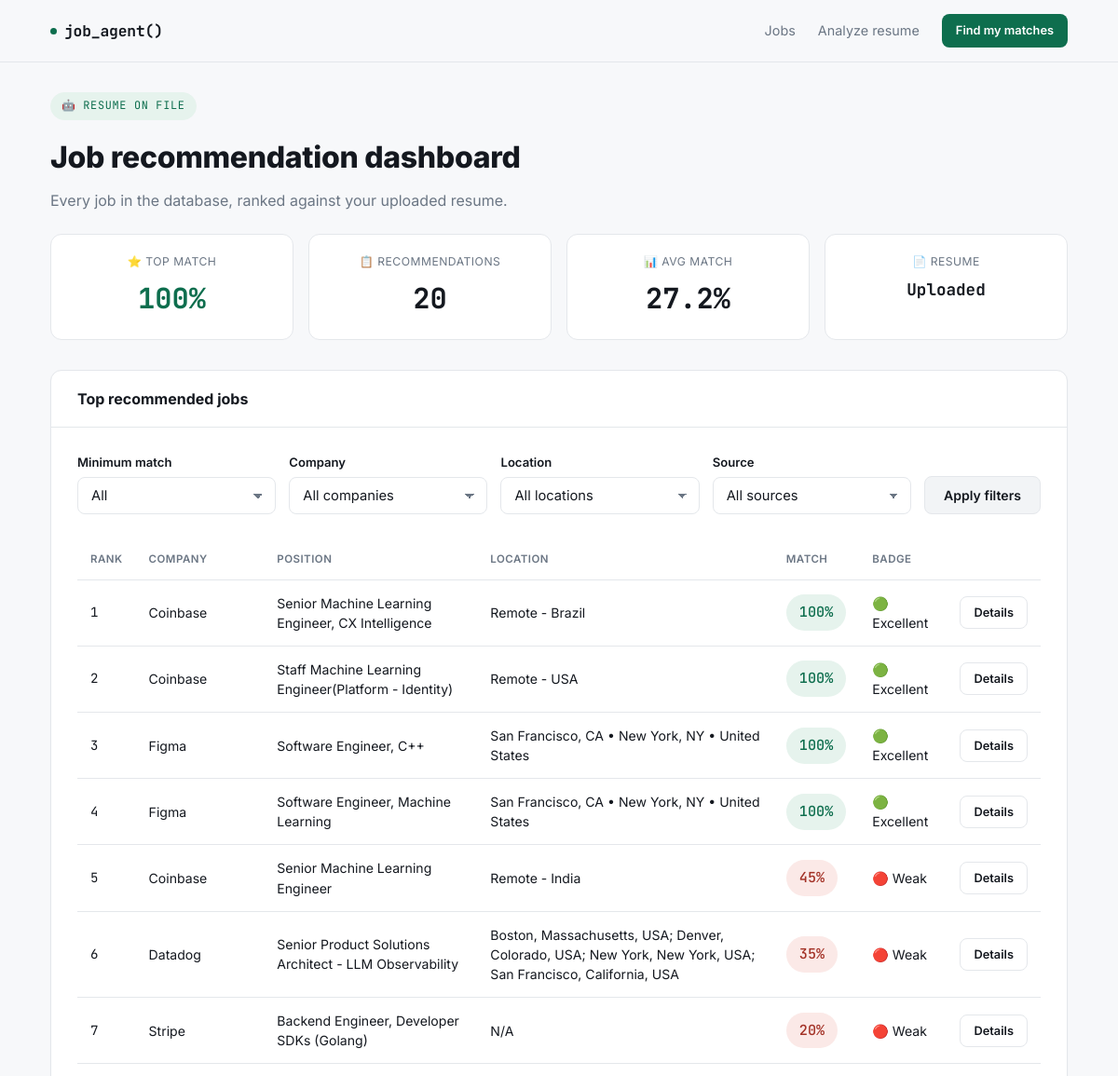
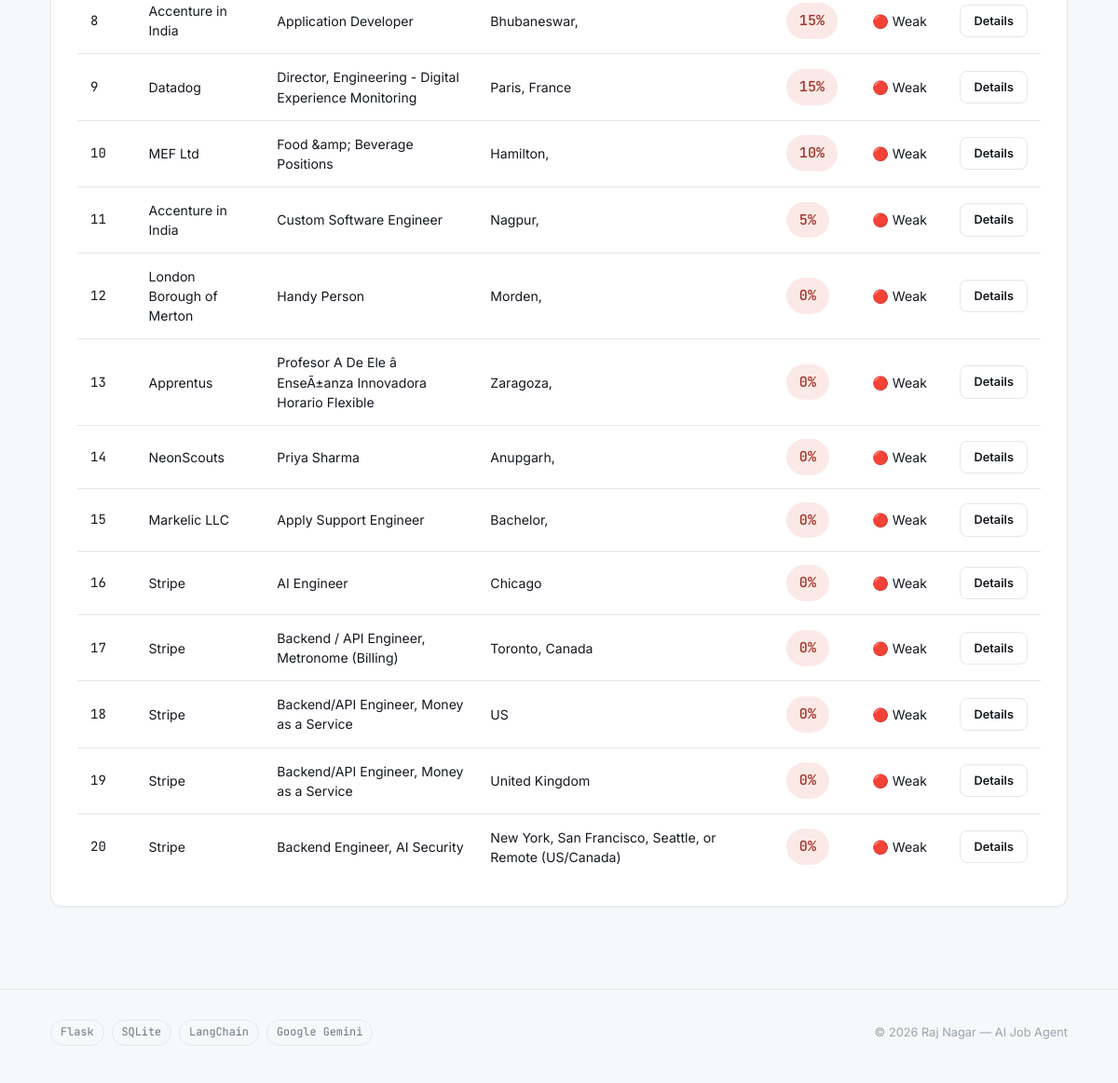
Page /recommendations on the committed database (2 pictures, top to bottom).
### database/models.py (models this page shows)
class Job(Base):
    __tablename__ = "jobs"
    id = Column(Integer, primary_key=True)
    company = Column(
        String,
        nullable=False
    )
    title = Column(
        String,
        nullable=False
    )
    location = Column(String)
    experience = Column(String)
    salary = Column(String)
    source = Column(String)
    posted_date = Column(String)
    description = Column(Text)
    url = Column(
        String,
        unique=True,
        nullable=False
    )
    match_score = Column(
        Integer,
        default=0
    )
    status = Column(
        String(20),
        default="active",
        nullable=False
    )
    last_seen = Column(
        DateTime,
        default=datetime.utcnow,
        nullable=False
    )
    last_scrape_id = Column(
        Integer,
        nullable=True
    )
    created_at = Column(
        DateTime,
        default=datetime.utcnow,
        nullable=False
    )
    updated_at = Column(
        DateTime,
        default=datetime.utcnow,
        onupdate=datetime.utcnow,
        nullable=False
    )
    expires_at = Column(
        DateTime,
        nullable=True
    )

### dashboard/app.py (the view)
@app.route("/recommendations")
def recommendations():
    min_score = request.args.get("min_score", type=int)
    company = request.args.get("company")
    location = request.args.get("location")
    source = request.args.get("source")
    jobs = get_recommendations(
        min_score=min_score,
        company=company,
        location=location,
        source=source
    )
    stats = get_dashboard_stats()
    return render_template(
        "recommendations.html",
        jobs=jobs,
        stats=stats
    )

### services/badge_service.py (called while the page is built)
def get_badge(score):
    if score >= 90:
        return "🟢 Excellent"
    elif score >= 75:
        return "🔵 Strong"
    elif score >= 60:
        return "🟡 Good"
    else:
        return "🔴 Weak"

### services/recommendation_service.py (called while the page is built)
def get_recommendations(limit=20,
    min_score=None,
    company=None,
    location=None,
    source=None):
    session = SessionLocal()
    try:
        query = session.query(Job).filter(Job.status == "active")
        if min_score:
            query = query.filter(Job.match_score >= min_score)
        if company:
            query = query.filter(Job.company == company)
        if location:
            query = query.filter(Job.location == location)
        if source:
            query = query.filter(Job.source == source)
        jobs = (
            query
            .order_by(Job.match_score.desc())
            .limit(limit)
            .all()
        )
        for job in jobs:
            job.badge = get_badge(job.match_score)
        return jobs
    finally:
        session.close()

def get_dashboard_stats():
    session = SessionLocal()
    try:
        jobs = (
            session.query(Job)
            .filter(Job.status == "active")
            .order_by(Job.match_score.desc())
            .limit(20)
            .all()
        )
        total = len(jobs)
        top_match = jobs[0].match_score if jobs else 0
        avg_match = (
            round(sum(job.match_score for job in jobs) / total, 1)
            if total else 0
        )
        return {
            "top_match": top_match,
            "total": total,
            "average": avg_match,
            "resume_status": "Uploaded"
        }
    finally:
        session.close()

### templates/recommendations.html (shortened to what this page needs)
<!DOCTYPE html>
<html lang="en">
<head>
<link rel="stylesheet" href="{{ url_for('static', filename='style.css') }}">
</head>
<body>
<nav>
  <div class="container navrow">
    <a class="brand" href="{{ url_for('index') }}"><span class="dot"></span>job_agent()</a>
    <div class="navlinks">
      <a href="{{ url_for('index') }}">Jobs</a>
      <a href="/resume-analysis">Analyze resume</a>
      <a href="{{ url_for('recommend_jobs') }}" class="btn btn-primary btn-sm">Find my matches</a>
    </div>
  </div>
</nav>
<div class="container" style="padding-top:32px;padding-bottom:48px;">
  <div class="page-head" style="padding:0 0 24px;">
    <span class="eyebrow">🤖 RESUME ON FILE</span>
    <h1>Job recommendation dashboard</h1>
    <p class="lead">Every job in the database, ranked against your uploaded resume.</p>
  </div>
  <div class="stat-row">
    <div class="stat">
      <div class="label">⭐ Top match</div>
      <div class="value accent">{{ stats.top_match }}%</div>
    </div>
    <div class="stat">
      <div class="label">📋 Recommendations</div>
      <div class="value">{{ stats.total }}</div>
    </div>
    <div class="stat">
      <div class="label">📊 Avg match</div>
      <div class="value">{{ stats.average }}%</div>
    </div>
    <div class="stat">
      <div class="label">📄 Resume</div>
      <div class="value" style="font-size:1.1rem;">{{ stats.resume_status }}</div>
    </div>
  </div>
  <div class="card">
    <div class="card-header">Top recommended jobs</div>
    <div class="card-body">
      <form method="GET" style="display:grid;grid-template-columns:repeat(4,1fr) auto;gap:14px;align-items:end;margin-bottom:28px;">
        <div>
          <label class="field-label">Minimum match</label>
          <select name="min_score" class="field">
            <option value="">All</option>
          </select>
        </div>
        <div>
          <label class="field-label">Company</label>
          <select name="company" class="field">
            <option value="">All companies</option>
          </select>
        </div>
        <div>
          <label class="field-label">Location</label>
          <select name="location" class="field">
            <option value="">All locations</option>
          </select>
        </div>
        <div>
          <label class="field-label">Source</label>
          <select name="source" class="field">
            <option value="">All sources</option>
          </select>
        </div>
        <button class="btn btn-secondary">Apply filters</button>
      </form>
      {% if jobs %}
      <div class="table-wrap">
        <table class="data">
          <thead>
            <tr>
              <th>Rank</th>
              <th>Company</th>
              <th>Position</th>
              <th>Location</th>
              <th>Match</th>
              <th>Badge</th>
              <th></th>
            </tr>
          </thead>
          <tbody>
            {% for job in jobs %}
            <tr>
              <td class="mono">{{ loop.index }}</td>
              <td>{{ job.company }}</td>
              <td>{{ job.title }}</td>
              <td>{{ job.location }}</td>
              <td><span class="tag tag-lg {% if job.match_score >= 80 %}tag-good{% elif job.match_score >= 60 %}tag-mid{% else %}tag-low{% endif %}">{{ job.match_score }}%</span></td>
              <td>{{ job.badge }}</td>
              <td><a href="/recommendation/{{ job.id }}" class="btn btn-ghost btn-sm">Details</a></td>
            </tr>
            {% endfor %}
          </tbody>
        </table>
      </div>
      {% endif %}
    </div>
  </div>
</div>
<footer>
  <div class="container foot-row">
    <div class="stack">
      <span class="pill">Flask</span>
      <span class="pill">SQLite</span>
      <span class="pill">LangChain</span>
      <span class="pill">Google Gemini</span>
    </div>
    <div class="foot-small">© 2026 Raj Nagar — AI Job Agent</div>
  </div>
</footer>
</body>
</html>

### rows in the picture
Job: company "Coinbase", title "Senior Machine Learning Engineer, CX Intelligence", location "Remote - Brazil", match_score "100", badge "🟢 Excellent"
Job: company "Coinbase", title "Staff Machine Learning Engineer(Platform - Identity)", location "Remote - USA", match_score "100", badge "🟢 Excellent"
Job: company "Figma", title "Software Engineer, C++", location "San Francisco, CA • New York, NY • United States", match_score "100", badge "🟢 Excellent"
Job: company "Figma", title "Software Engineer, Machine Learning", location "San Francisco, CA • New York, NY • United States", match_score "100", badge "🟢 Excellent"
Job: company "Coinbase", title "Senior Machine Learning Engineer", location "Remote - India", match_score "45", badge "🔴 Weak"
Job: company "Datadog", title "Senior Product Solutions Architect - LLM Observability", location "Boston, Massachusetts, USA; Denver, Colorado, USA; New York, New York, USA; San Francisco, California, USA", match_score "35", badge "🔴 Weak"
Job: company "Stripe", title "Backend Engineer, Developer SDKs (Golang)", location "N/A", match_score "20", badge "🔴 Weak"
Job: company "Accenture in India", title "Application Developer", location "Bhubaneswar,", match_score "15", badge "🔴 Weak"
Job: company "Datadog", title "Director, Engineering - Digital Experience Monitoring", location "Paris, France", match_score "15", badge "🔴 Weak"
Job: company "MEF Ltd", title "Food &amp; Beverage Positions", location "Hamilton,", match_score "10", badge "🔴 Weak"
Job: company "Accenture in India", title "Custom Software Engineer", location "Nagpur,", match_score "5", badge "🔴 Weak"
Job: company "London Borough of Merton", title "Handy Person", location "Morden,", match_score "0", badge "🔴 Weak"
Job: company "Apprentus", title "Profesor A De Ele â EnseÃ±anza Innovadora Horario Flexible", location "Zaragoza,", match_score "0", badge "🔴 Weak"
Job: company "NeonScouts", title "Priya Sharma", location "Anupgarh,", match_score "0", badge "🔴 Weak"
Job: company "Markelic LLC", title "Apply Support Engineer", location "Bachelor,", match_score "0", badge "🔴 Weak"
Job: company "Stripe", title "AI Engineer", location "Chicago", match_score "0", badge "🔴 Weak"
Job: company "Stripe", title "Backend / API Engineer, Metronome (Billing)", location "Toronto, Canada", match_score "0", badge "🔴 Weak"
Job: company "Stripe", title "Backend/API Engineer, Money as a Service", location "US", match_score "0", badge "🔴 Weak"
Job: company "Stripe", title "Backend/API Engineer, Money as a Service", location "United Kingdom", match_score "0", badge "🔴 Weak"
Job: company "Stripe", title "Backend Engineer, AI Security", location "New York, San Francisco, Seattle, or Remote (US/Canada)", match_score "0", badge "🔴 Weak"

### other values in the picture
{{ stats.top_match }} "100"
{{ stats.total }} "20"
{{ stats.average }} "27.2"
{{ stats.resume_status }} "Uploaded"
